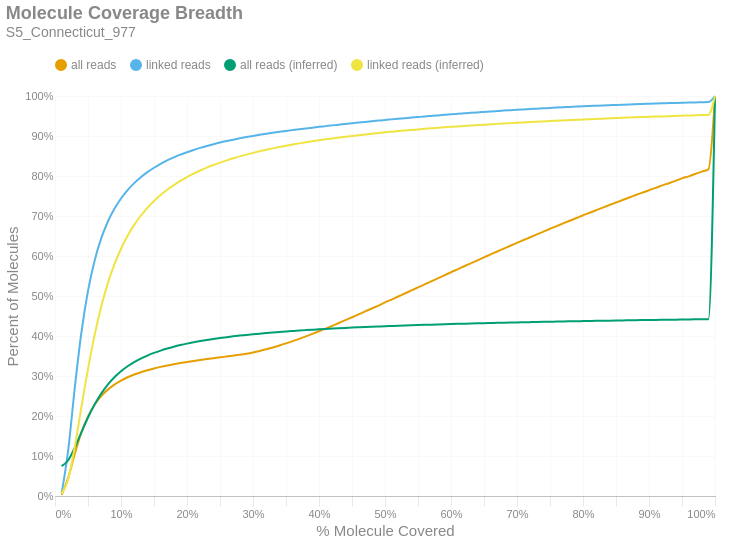

Source (notebook cell):
### Markdown cell above
### Molecule Read Coverage
This chart shows molecule coverage breadth as computed by the number of bases aligned to that molecule. In other words, "*how much of each unique long molecule is actually sequenced/aligned?*" Keep in mind there is a distinction between sequences and alignments, since some sequences belonging to a particular molecule may not align well and wouldn't appear in the alignment data. This chart also shows molecule coverage breadth as computed by the *inferred fragment* from which the aligned sequences originate. Unlike read coverage, this calculation takes into account the total insert size, including unsequenced gaps between the forward and reverse reads. Like the previous figures, these are cumulative percents.

### Code cell
if SKIPLR:
    print_html(f"Skipped")
else:
    binned_df = consolidated_hist(valids['coverage_bp'], mask, 0.01, True)
    binned_df_inf = consolidated_hist(valids['coverage_inserts'], mask, 0.01, True)
    binned_df = binned_df.with_columns(pl.lit(binned_df_inf['all reads (cumsum)']).alias('all reads (inferred)'))
    binned_df = binned_df.with_columns(pl.lit(binned_df_inf['linked reads (cumsum)']).alias('linked reads (inferred)'))
    binned_df = binned_df.with_columns(
        (pl.col('bin').cast(pl.Float64) + 0.01).alias('right_edge')
    )

    with SafeRender(binned_df):
        (
            density_plot(binned_df, 'Molecule Coverage Breadth', samplename, 'molcov', ['all reads (inferred)','linked reads (inferred)'])
            .encode(
                #x=alt.X('bin:Q', title="% Molecule Covered").axis(format = '%').scale(padding=0),
                x=alt.X('right_edge:Q', title="% Molecule Covered").axis(format='%').scale(padding=0),
                y=alt.Y('value:Q', title='Percent of Molecules')
                    .axis(format='%')
                    .stack(False)
                    .scale(domainMin=0, padding=0),
                color=alt.Color("key:N").scale(domain = ["all reads", "linked reads", "all reads (inferred)", "linked reads (inferred)"]),
                tooltip = [
                    alt.Tooltip("key:N", title = "Data Type"),
                    alt.Tooltip("range_label:N", title="% Molecule Covered"),
                    alt.Tooltip("value:Q", format = ".2%", title="% Molecules")
                ]
            )
        ).display()

### Figure 1 — Vega-Lite specification as saved in the notebook (floating-point values rounded to 4 significant figures)
{"width": "container", "height": 400, "config": {"title": {"anchor": "start", "dy": -15, "fontSize": 18, "color": "#888888", "subtitleColor": "#888888", "subtitleFontSize": 14}, "arc": {"fill": "#0072B2"}, "axis": {"domainColor": "#888888", "domainWidth": 0.5, "gridWidth": 0.2, "grid": false, "titleFontWeight": 400, "titleFontSize": 15, "labelFontSize": 11, "labelColor": "#888888", "tickColor": "#888888", "tickWidth": 0.2, "titleColor": "#888888"}, "axisBand": {"grid": false}, "axisX": {"grid": true, "tickSize": 10, "domainCap": "round"}, "axisY": {"domain": false, "grid": true, "tickSize": 0, "domainCap": "round"}, "background": "transparent", "header": {"labelFontSize": 15, "labelColor": "#888888", "titleFontSize": 15, "titleFontWeight": 600, "titleColor": "#888888"}, "legend": {"labelFont": "sans-serif", "labelFontSize": 12, "labelColor": "#888888", "symbolSize": 100, "symbolType": "circle", "titleFontSize": 12, "titlePadding": 10, "titleColor": "#888888", "title": null, "orient": "top"}, "range": {"category": ["#E69F00", "#56B4E9", "#009E73", "#F0E442", "#0072B2", "#D55E00", "#CC79A7", "#000000"], "diverging": ["#cfe8f3", "#a2d4ec", "#73bfe2", "#46abdb", "#1696d2", "#12719e"]}, "area": {"fill": "#0072B2", "fillOpacity": 0.7, "line": true, "strokeOpacity": 0.7}, "line": {"color": "#0072B2", "stroke": "#0072B2", "strokeWidth": 2}, "trail": {"color": "#0072B2", "stroke": "#0072B2", "strokeWidth": 0, "size": 1}, "point": {"filled": true, "fillOpacity": 1.0, "size": 95}, "text": {"color": "#888888", "fontSize": 11, "align": "right", "fontWeight": 400, "size": 11}, "bar": {"fill": "#0072B2", "stroke": null}, "view": {"stroke": null, "continuousWidth": 660, "continuousHeight": 400}}, "data": {"name": "data-5c3286edf8842f0758d746c65cb19fe8"}, "mark": {"type": "line", "interpolate": "monotone", "point": {"opacity": 0, "size": 275}}, "encoding": {"color": {"field": "key", "scale": {"domain": ["all reads", "linked reads", "all reads (inferred)", "linked reads (inferred)"]}, "type": "nominal"}, "tooltip": [{"field": "key", "title": "Data Type", "type": "nominal"}, {"field": "range_label", "title": "% Molecule Covered", "type": "nominal"}, {"field": "value", "format": ".2%", "title": "% Molecules", "type": "quantitative"}], "x": {"axis": {"format": "%"}, "field": "right_edge", "scale": {"padding": 0}, "title": "% Molecule Covered", "type": "quantitative"}, "y": {"axis": {"format": "%"}, "field": "value", "scale": {"domainMin": 0, "padding": 0}, "stack": false, "title": "Percent of Molecules", "type": "quantitative"}}, "params": [{"name": "param_c36ac31b6afebe62", "select": {"type": "point", "fields": ["key"]}, "bind": "legend"}], "title": {"text": "Molecule Coverage Breadth", "subtitle": "S5_Connecticut_977"}, "transform": [{"fold": ["all reads (cumsum)", "linked reads (cumsum)", "all reads (inferred)", "linked reads (inferred)"]}, {"calculate": "replace(datum.key, ' (cumsum)', '')", "as": "key"}, {"filter": {"param": "param_c36ac31b6afebe62"}}], "usermeta": {"embedOptions": {"downloadFileName": "S5_Connecticut_977.molcov"}}, "$schema": "https://vega.github.io/schema/vega-lite/v6.1.0.json", "datasets": {"data-5c3286edf8842f0758d746c65cb19fe8": [{"bin": "0.0", "interval": "0.0-0.01", "all reads": 0.002869, "linked reads": 0.006483, "all reads (cumsum)": 0.002869, "linked reads (cumsum)": 0.006483, "range_label": "0.0-0.01", "all reads (inferred)": 0.07479, "linked reads (inferred)": 0.005845, "right_edge": 0.01}, {"bin": "0.01", "interval": "0.01-0.02", "all reads": 0.0424, "linked reads": 0.1081, "all reads (cumsum)": 0.04527, "linked reads (cumsum)": 0.1146, "range_label": "0.01-0.02", "all reads (inferred)": 0.08934, "linked reads (inferred)": 0.04156, "right_edge": 0.02}, {"bin": "0.02", "interval": "0.02-0.03", "all reads": 0.06051, "linked reads": 0.1565, "all reads (cumsum)": 0.1058, "linked reads (cumsum)": 0.2711, "range_label": "0.02-0.03", "all reads (inferred)": 0.1211, "linked reads (inferred)": 0.123, "right_edge": 0.03}, {"bin": "0.03", "interval": "0.03-0.04", "all reads": 0.05312, "linked reads": 0.1377, "all reads (cumsum)": 0.1589, "linked reads (cumsum)": 0.4088, "range_label": "0.03-0.04", "all reads (inferred)": 0.1592, "linked reads (inferred)": 0.2217, "right_edge": 0.04}, {"bin": "0.04", "interval": "0.04-0.05", "all reads": 0.04014, "linked reads": 0.104, "all reads (cumsum)": 0.199, "linked reads (cumsum)": 0.5128, "range_label": "0.04-0.05", "all reads (inferred)": 0.1962, "linked reads (inferred)": 0.3177, "right_edge": 0.05}, {"bin": "0.05", "interval": "0.05-0.06", "all reads": 0.02923, "linked reads": 0.07561, "all reads (cumsum)": 0.2283, "linked reads (cumsum)": 0.5884, "range_label": "0.05-0.06", "all reads (inferred)": 0.2287, "linked reads (inferred)": 0.4023, "right_edge": 0.06}, {"bin": "0.06", "interval": "0.06-0.07", "all reads": 0.02155, "linked reads": 0.05567, "all reads (cumsum)": 0.2498, "linked reads (cumsum)": 0.6441, "range_label": "0.06-0.07", "all reads (inferred)": 0.256, "linked reads (inferred)": 0.4732, "right_edge": 0.07}, {"bin": "0.07", "interval": "0.07-0.08", "all reads": 0.01613, "linked reads": 0.04161, "all reads (cumsum)": 0.2659, "linked reads (cumsum)": 0.6857, "range_label": "0.07-0.08", "all reads (inferred)": 0.2784, "linked reads (inferred)": 0.5315, "right_edge": 0.08}, {"bin": "0.08", "interval": "0.08-0.09", "all reads": 0.01257, "linked reads": 0.03231, "all reads (cumsum)": 0.2785, "linked reads (cumsum)": 0.718, "range_label": "0.08-0.09", "all reads (inferred)": 0.2967, "linked reads (inferred)": 0.579, "right_edge": 0.09}, {"bin": "0.09", "interval": "0.09-0.1", "all reads": 0.01005, "linked reads": 0.02574, "all reads (cumsum)": 0.2886, "linked reads (cumsum)": 0.7437, "range_label": "0.09-0.1", "all reads (inferred)": 0.3118, "linked reads (inferred)": 0.6182, "right_edge": 0.1}, {"bin": "0.1", "interval": "0.1-0.11", "all reads": 0.008232, "linked reads": 0.02103, "all reads (cumsum)": 0.2968, "linked reads (cumsum)": 0.7648, "range_label": "0.1-0.11", "all reads (inferred)": 0.3243, "linked reads (inferred)": 0.6506, "right_edge": 0.11}, {"bin": "0.11", "interval": "0.11-0.12", "all reads": 0.006856, "linked reads": 0.01744, "all reads (cumsum)": 0.3037, "linked reads (cumsum)": 0.7822, "range_label": "0.11-0.12", "all reads (inferred)": 0.3347, "linked reads (inferred)": 0.6777, "right_edge": 0.12}, {"bin": "0.12", "interval": "0.12-0.13", "all reads": 0.005824, "linked reads": 0.0148, "all reads (cumsum)": 0.3095, "linked reads (cumsum)": 0.797, "range_label": "0.12-0.13", "all reads (inferred)": 0.3435, "linked reads (inferred)": 0.7006, "right_edge": 0.13}, {"bin": "0.13", "interval": "0.13-0.14", "all reads": 0.00501, "linked reads": 0.01266, "all reads (cumsum)": 0.3145, "linked reads (cumsum)": 0.8097, "range_label": "0.13-0.14", "all reads (inferred)": 0.3511, "linked reads (inferred)": 0.7203, "right_edge": 0.14}, {"bin": "0.14", "interval": "0.14-0.15", "all reads": 0.004369, "linked reads": 0.01098, "all reads (cumsum)": 0.3189, "linked reads (cumsum)": 0.8206, "range_label": "0.14-0.15", "all reads (inferred)": 0.3577, "linked reads (inferred)": 0.7373, "right_edge": 0.15}, {"bin": "0.15", "interval": "0.15-0.16", "all reads": 0.003903, "linked reads": 0.009726, "all reads (cumsum)": 0.3228, "linked reads (cumsum)": 0.8304, "range_label": "0.15-0.16", "all reads (inferred)": 0.3635, "linked reads (inferred)": 0.7523, "right_edge": 0.16}, {"bin": "0.16", "interval": "0.16-0.17", "all reads": 0.00347, "linked reads": 0.008528, "all reads (cumsum)": 0.3262, "linked reads (cumsum)": 0.8389, "range_label": "0.16-0.17", "all reads (inferred)": 0.3686, "linked reads (inferred)": 0.7655, "right_edge": 0.17}, {"bin": "0.17", "interval": "0.17-0.18", "all reads": 0.003137, "linked reads": 0.007561, "all reads (cumsum)": 0.3294, "linked reads (cumsum)": 0.8464, "range_label": "0.17-0.18", "all reads (inferred)": 0.3732, "linked reads (inferred)": 0.7773, "right_edge": 0.18}, {"bin": "0.18", "interval": "0.18-0.19", "all reads": 0.0029, "linked reads": 0.00685, "all reads (cumsum)": 0.3323, "linked reads (cumsum)": 0.8533, "range_label": "0.18-0.19", "all reads (inferred)": 0.3773, "linked reads (inferred)": 0.7879, "right_edge": 0.19}, {"bin": "0.19", "interval": "0.19-0.2", "all reads": 0.002706, "linked reads": 0.006196, "all reads (cumsum)": 0.335, "linked reads (cumsum)": 0.8595, "range_label": "0.19-0.2", "all reads (inferred)": 0.3809, "linked reads (inferred)": 0.7974, "right_edge": 0.2}, {"bin": "0.2", "interval": "0.2-0.21", "all reads": 0.002536, "linked reads": 0.005641, "all reads (cumsum)": 0.3375, "linked reads (cumsum)": 0.8651, "range_label": "0.2-0.21", "all reads (inferred)": 0.3842, "linked reads (inferred)": 0.8059, "right_edge": 0.21}, {"bin": "0.21", "interval": "0.21-0.22", "all reads": 0.00241, "linked reads": 0.00521, "all reads (cumsum)": 0.3399, "linked reads (cumsum)": 0.8703, "range_label": "0.21-0.22", "all reads (inferred)": 0.3873, "linked reads (inferred)": 0.8138, "right_edge": 0.22}, {"bin": "0.22", "interval": "0.22-0.23", "all reads": 0.002314, "linked reads": 0.004788, "all reads (cumsum)": 0.3422, "linked reads (cumsum)": 0.8751, "range_label": "0.22-0.23", "all reads (inferred)": 0.39, "linked reads (inferred)": 0.8209, "right_edge": 0.23}, {"bin": "0.23", "interval": "0.23-0.24", "all reads": 0.002234, "linked reads": 0.004405, "all reads (cumsum)": 0.3445, "linked reads (cumsum)": 0.8795, "range_label": "0.23-0.24", "all reads (inferred)": 0.3926, "linked reads (inferred)": 0.8274, "right_edge": 0.24}, {"bin": "0.24", "interval": "0.24-0.25", "all reads": 0.002181, "linked reads": 0.00412, "all reads (cumsum)": 0.3466, "linked reads (cumsum)": 0.8836, "range_label": "0.24-0.25", "all reads (inferred)": 0.3949, "linked reads (inferred)": 0.8335, "right_edge": 0.25}, {"bin": "0.25", "interval": "0.25-0.26", "all reads": 0.002086, "linked reads": 0.003723, "all reads (cumsum)": 0.3487, "linked reads (cumsum)": 0.8874, "range_label": "0.25-0.26", "all reads (inferred)": 0.3971, "linked reads (inferred)": 0.839, "right_edge": 0.26}, {"bin": "0.26", "interval": "0.26-0.27", "all reads": 0.002128, "linked reads": 0.00351, "all reads (cumsum)": 0.3509, "linked reads (cumsum)": 0.8909, "range_label": "0.26-0.27", "all reads (inferred)": 0.3991, "linked reads (inferred)": 0.8442, "right_edge": 0.27}, {"bin": "0.27", "interval": "0.27-0.28", "all reads": 0.002286, "linked reads": 0.003296, "all reads (cumsum)": 0.3531, "linked reads (cumsum)": 0.8942, "range_label": "0.27-0.28", "all reads (inferred)": 0.401, "linked reads (inferred)": 0.849, "right_edge": 0.28}, {"bin": "0.28", "interval": "0.28-0.29", "all reads": 0.002673, "linked reads": 0.003118, "all reads (cumsum)": 0.3558, "linked reads (cumsum)": 0.8973, "range_label": "0.28-0.29", "all reads (inferred)": 0.4027, "linked reads (inferred)": 0.8535, "right_edge": 0.29}, {"bin": "0.29", "interval": "0.29-0.3", "all reads": 0.00317, "linked reads": 0.002936, "all reads (cumsum)": 0.359, "linked reads (cumsum)": 0.9002, "range_label": "0.29-0.3", "all reads (inferred)": 0.4044, "linked reads (inferred)": 0.8578, "right_edge": 0.3}, {"bin": "0.3", "interval": "0.3-0.31", "all reads": 0.003674, "linked reads": 0.002758, "all reads (cumsum)": 0.3627, "linked reads (cumsum)": 0.903, "range_label": "0.3-0.31", "all reads (inferred)": 0.4059, "linked reads (inferred)": 0.8618, "right_edge": 0.31}, {"bin": "0.31", "interval": "0.31-0.32", "all reads": 0.004116, "linked reads": 0.002618, "all reads (cumsum)": 0.3668, "linked reads (cumsum)": 0.9056, "range_label": "0.31-0.32", "all reads (inferred)": 0.4074, "linked reads (inferred)": 0.8655, "right_edge": 0.32}, {"bin": "0.32", "interval": "0.32-0.33", "all reads": 0.004578, "linked reads": 0.002491, "all reads (cumsum)": 0.3714, "linked reads (cumsum)": 0.9081, "range_label": "0.32-0.33", "all reads (inferred)": 0.4088, "linked reads (inferred)": 0.8691, "right_edge": 0.33}, {"bin": "0.33", "interval": "0.33-0.34", "all reads": 0.00487, "linked reads": 0.002334, "all reads (cumsum)": 0.3762, "linked reads (cumsum)": 0.9104, "range_label": "0.33-0.34", "all reads (inferred)": 0.4101, "linked reads (inferred)": 0.8725, "right_edge": 0.34}, {"bin": "0.34", "interval": "0.34-0.35", "all reads": 0.005248, "linked reads": 0.002318, "all reads (cumsum)": 0.3815, "linked reads (cumsum)": 0.9128, "range_label": "0.34-0.35", "all reads (inferred)": 0.4113, "linked reads (inferred)": 0.8757, "right_edge": 0.35}, {"bin": "0.35", "interval": "0.35-0.36", "all reads": 0.005588, "linked reads": 0.002137, "all reads (cumsum)": 0.3871, "linked reads (cumsum)": 0.9149, "range_label": "0.35-0.36", "all reads (inferred)": 0.4125, "linked reads (inferred)": 0.8786, "right_edge": 0.36}, {"bin": "0.36", "interval": "0.36-0.37", "all reads": 0.005864, "linked reads": 0.00206, "all reads (cumsum)": 0.3929, "linked reads (cumsum)": 0.9169, "range_label": "0.36-0.37", "all reads (inferred)": 0.4136, "linked reads (inferred)": 0.8816, "right_edge": 0.37}, {"bin": "0.37", "interval": "0.37-0.38", "all reads": 0.006138, "linked reads": 0.001993, "all reads (cumsum)": 0.3991, "linked reads (cumsum)": 0.9189, "range_label": "0.37-0.38", "all reads (inferred)": 0.4147, "linked reads (inferred)": 0.8842, "right_edge": 0.38}, {"bin": "0.38", "interval": "0.38-0.39", "all reads": 0.0063, "linked reads": 0.001955, "all reads (cumsum)": 0.4054, "linked reads (cumsum)": 0.9209, "range_label": "0.38-0.39", "all reads (inferred)": 0.4157, "linked reads (inferred)": 0.8868, "right_edge": 0.39}, {"bin": "0.39", "interval": "0.39-0.4", "all reads": 0.006633, "linked reads": 0.001934, "all reads (cumsum)": 0.412, "linked reads (cumsum)": 0.9228, "range_label": "0.39-0.4", "all reads (inferred)": 0.4167, "linked reads (inferred)": 0.8894, "right_edge": 0.4}, {"bin": "0.4", "interval": "0.4-0.41", "all reads": 0.00658, "linked reads": 0.001858, "all reads (cumsum)": 0.4186, "linked reads (cumsum)": 0.9247, "range_label": "0.4-0.41", "all reads (inferred)": 0.4176, "linked reads (inferred)": 0.8917, "right_edge": 0.41}, {"bin": "0.41", "interval": "0.41-0.42", "all reads": 0.006843, "linked reads": 0.00186, "all reads (cumsum)": 0.4254, "linked reads (cumsum)": 0.9265, "range_label": "0.41-0.42", "all reads (inferred)": 0.4185, "linked reads (inferred)": 0.894, "right_edge": 0.42}, {"bin": "0.42", "interval": "0.42-0.43", "all reads": 0.007082, "linked reads": 0.001814, "all reads (cumsum)": 0.4325, "linked reads (cumsum)": 0.9284, "range_label": "0.42-0.43", "all reads (inferred)": 0.4193, "linked reads (inferred)": 0.8961, "right_edge": 0.43}, {"bin": "0.43", "interval": "0.43-0.44", "all reads": 0.007049, "linked reads": 0.001754, "all reads (cumsum)": 0.4396, "linked reads (cumsum)": 0.9301, "range_label": "0.43-0.44", "all reads (inferred)": 0.4202, "linked reads (inferred)": 0.8982, "right_edge": 0.44}, {"bin": "0.44", "interval": "0.44-0.45", "all reads": 0.00724, "linked reads": 0.001742, "all reads (cumsum)": 0.4468, "linked reads (cumsum)": 0.9319, "range_label": "0.44-0.45", "all reads (inferred)": 0.4209, "linked reads (inferred)": 0.9002, "right_edge": 0.45}, {"bin": "0.45", "interval": "0.45-0.46", "all reads": 0.00729, "linked reads": 0.001668, "all reads (cumsum)": 0.4541, "linked reads (cumsum)": 0.9335, "range_label": "0.45-0.46", "all reads (inferred)": 0.4217, "linked reads (inferred)": 0.9021, "right_edge": 0.46}, {"bin": "0.46", "interval": "0.46-0.47", "all reads": 0.00727, "linked reads": 0.001673, "all reads (cumsum)": 0.4614, "linked reads (cumsum)": 0.9352, "range_label": "0.46-0.47", "all reads (inferred)": 0.4224, "linked reads (inferred)": 0.904, "right_edge": 0.47}, {"bin": "0.47", "interval": "0.47-0.48", "all reads": 0.007481, "linked reads": 0.001638, "all reads (cumsum)": 0.4688, "linked reads (cumsum)": 0.9368, "range_label": "0.47-0.48", "all reads (inferred)": 0.4231, "linked reads (inferred)": 0.9057, "right_edge": 0.48}, {"bin": "0.48", "interval": "0.48-0.49", "all reads": 0.007204, "linked reads": 0.001622, "all reads (cumsum)": 0.476, "linked reads (cumsum)": 0.9385, "range_label": "0.48-0.49", "all reads (inferred)": 0.4238, "linked reads (inferred)": 0.9074, "right_edge": 0.49}, {"bin": "0.49", "interval": "0.49-0.5", "all reads": 0.008064, "linked reads": 0.001627, "all reads (cumsum)": 0.4841, "linked reads (cumsum)": 0.9401, "range_label": "0.49-0.5", "all reads (inferred)": 0.4244, "linked reads (inferred)": 0.9091, "right_edge": 0.5}, {"bin": "0.5", "interval": "0.5-0.51", "all reads": 0.006894, "linked reads": 0.001474, "all reads (cumsum)": 0.491, "linked reads (cumsum)": 0.9416, "range_label": "0.5-0.51", "all reads (inferred)": 0.4251, "linked reads (inferred)": 0.9107, "right_edge": 0.51}, {"bin": "0.51", "interval": "0.51-0.52", "all reads": 0.007799, "linked reads": 0.001524, "all reads (cumsum)": 0.4988, "linked reads (cumsum)": 0.9431, "range_label": "0.51-0.52", "all reads (inferred)": 0.4257, "linked reads (inferred)": 0.9122, "right_edge": 0.52}, {"bin": "0.52", "interval": "0.52-0.53", "all reads": 0.007504, "linked reads": 0.001466, "all reads (cumsum)": 0.5063, "linked reads (cumsum)": 0.9446, "range_label": "0.52-0.53", "all reads (inferred)": 0.4262, "linked reads (inferred)": 0.9137, "right_edge": 0.53}, {"bin": "0.53", "interval": "0.53-0.54", "all reads": 0.007636, "linked reads": 0.001433, "all reads (cumsum)": 0.5139, "linked reads (cumsum)": 0.946, "range_label": "0.53-0.54", "all reads (inferred)": 0.4268, "linked reads (inferred)": 0.9151, "right_edge": 0.54}, {"bin": "0.54", "interval": "0.54-0.55", "all reads": 0.00749, "linked reads": 0.001427, "all reads (cumsum)": 0.5214, "linked reads (cumsum)": 0.9474, "range_label": "0.54-0.55", "all reads (inferred)": 0.4274, "linked reads (inferred)": 0.9165, "right_edge": 0.55}, {"bin": "0.55", "interval": "0.55-0.56", "all reads": 0.007669, "linked reads": 0.001421, "all reads (cumsum)": 0.5291, "linked reads (cumsum)": 0.9488, "range_label": "0.55-0.56", "all reads (inferred)": 0.4279, "linked reads (inferred)": 0.9178, "right_edge": 0.56}, {"bin": "0.56", "interval": "0.56-0.57", "all reads": 0.007636, "linked reads": 0.001363, "all reads (cumsum)": 0.5367, "linked reads (cumsum)": 0.9502, "range_label": "0.56-0.57", "all reads (inferred)": 0.4284, "linked reads (inferred)": 0.9191, "right_edge": 0.57}, {"bin": "0.57", "interval": "0.57-0.58", "all reads": 0.007477, "linked reads": 0.001356, "all reads (cumsum)": 0.5442, "linked reads (cumsum)": 0.9516, "range_label": "0.57-0.58", "all reads (inferred)": 0.4289, "linked reads (inferred)": 0.9204, "right_edge": 0.58}, {"bin": "0.58", "interval": "0.58-0.59", "all reads": 0.007535, "linked reads": 0.001338, "all reads (cumsum)": 0.5517, "linked reads (cumsum)": 0.9529, "range_label": "0.58-0.59", "all reads (inferred)": 0.4294, "linked reads (inferred)": 0.9216, "right_edge": 0.59}, {"bin": "0.59", "interval": "0.59-0.6", "all reads": 0.007667, "linked reads": 0.001323, "all reads (cumsum)": 0.5594, "linked reads (cumsum)": 0.9542, "range_label": "0.59-0.6", "all reads (inferred)": 0.4299, "linked reads (inferred)": 0.9228, "right_edge": 0.6}, {"bin": "0.6", "interval": "0.6-0.61", "all reads": 0.007278, "linked reads": 0.001232, "all reads (cumsum)": 0.5667, "linked reads (cumsum)": 0.9554, "range_label": "0.6-0.61", "all reads (inferred)": 0.4303, "linked reads (inferred)": 0.924, "right_edge": 0.61}, {"bin": "0.61", "interval": "0.61-0.62", "all reads": 0.007625, "linked reads": 0.001211, "all reads (cumsum)": 0.5743, "linked reads (cumsum)": 0.9567, "range_label": "0.61-0.62", "all reads (inferred)": 0.4308, "linked reads (inferred)": 0.9251, "right_edge": 0.62}, {"bin": "0.62", "interval": "0.62-0.63", "all reads": 0.007402, "linked reads": 0.001207, "all reads (cumsum)": 0.5817, "linked reads (cumsum)": 0.9579, "range_label": "0.62-0.63", "all reads (inferred)": 0.4312, "linked reads (inferred)": 0.9262, "right_edge": 0.63}, {"bin": "0.63", "interval": "0.63-0.64", "all reads": 0.007438, "linked reads": 0.001172, "all reads (cumsum)": 0.5892, "linked reads (cumsum)": 0.959, "range_label": "0.63-0.64", "all reads (inferred)": 0.4316, "linked reads (inferred)": 0.9273, "right_edge": 0.64}, {"bin": "0.64", "interval": "0.64-0.65", "all reads": 0.007324, "linked reads": 0.001133, "all reads (cumsum)": 0.5965, "linked reads (cumsum)": 0.9602, "range_label": "0.64-0.65", "all reads (inferred)": 0.4321, "linked reads (inferred)": 0.9283, "right_edge": 0.65}, {"bin": "0.65", "interval": "0.65-0.66", "all reads": 0.00763, "linked reads": 0.001141, "all reads (cumsum)": 0.6041, "linked reads (cumsum)": 0.9613, "range_label": "0.65-0.66", "all reads (inferred)": 0.4325, "linked reads (inferred)": 0.9293, "right_edge": 0.66}, {"bin": "0.66", "interval": "0.66-0.67", "all reads": 0.007181, "linked reads": 0.001075, "all reads (cumsum)": 0.6113, "linked reads (cumsum)": 0.9624, "range_label": "0.66-0.67", "all reads (inferred)": 0.4329, "linked reads (inferred)": 0.9303, "right_edge": 0.67}, {"bin": "0.67", "interval": "0.67-0.68", "all reads": 0.00729, "linked reads": 0.001066, "all reads (cumsum)": 0.6186, "linked reads (cumsum)": 0.9634, "range_label": "0.67-0.68", "all reads (inferred)": 0.4332, "linked reads (inferred)": 0.9313, "right_edge": 0.68}, {"bin": "0.68", "interval": "0.68-0.69", "all reads": 0.007097, "linked reads": 0.00102, "all reads (cumsum)": 0.6257, "linked reads (cumsum)": 0.9645, "range_label": "0.68-0.69", "all reads (inferred)": 0.4336, "linked reads (inferred)": 0.9322, "right_edge": 0.69}, {"bin": "0.69", "interval": "0.69-0.7", "all reads": 0.007252, "linked reads": 0.001035, "all reads (cumsum)": 0.6329, "linked reads (cumsum)": 0.9655, "range_label": "0.69-0.7", "all reads (inferred)": 0.434, "linked reads (inferred)": 0.9331, "right_edge": 0.7}, {"bin": "0.7", "interval": "0.7-0.71", "all reads": 0.007021, "linked reads": 0.000975, "all reads (cumsum)": 0.6399, "linked reads (cumsum)": 0.9665, "range_label": "0.7-0.71", "all reads (inferred)": 0.4343, "linked reads (inferred)": 0.934, "right_edge": 0.71}, {"bin": "0.71", "interval": "0.71-0.72", "all reads": 0.006997, "linked reads": 0.0009827, "all reads (cumsum)": 0.6469, "linked reads (cumsum)": 0.9675, "range_label": "0.71-0.72", "all reads (inferred)": 0.4347, "linked reads (inferred)": 0.9349, "right_edge": 0.72}, {"bin": "0.72", "interval": "0.72-0.73", "all reads": 0.007058, "linked reads": 0.0009065, "all reads (cumsum)": 0.654, "linked reads (cumsum)": 0.9684, "range_label": "0.72-0.73", "all reads (inferred)": 0.435, "linked reads (inferred)": 0.9357, "right_edge": 0.73}, {"bin": "0.73", "interval": "0.73-0.74", "all reads": 0.006871, "linked reads": 0.0009184, "all reads (cumsum)": 0.6609, "linked reads (cumsum)": 0.9693, "range_label": "0.73-0.74", "all reads (inferred)": 0.4354, "linked reads (inferred)": 0.9365, "right_edge": 0.74}, {"bin": "0.74", "interval": "0.74-0.75", "all reads": 0.007216, "linked reads": 0.0009341, "all reads (cumsum)": 0.6681, "linked reads (cumsum)": 0.9702, "range_label": "0.74-0.75", "all reads (inferred)": 0.4357, "linked reads (inferred)": 0.9374, "right_edge": 0.75}, {"bin": "0.75", "interval": "0.75-0.76", "all reads": 0.006666, "linked reads": 0.0008537, "all reads (cumsum)": 0.6748, "linked reads (cumsum)": 0.9711, "range_label": "0.75-0.76", "all reads (inferred)": 0.436, "linked reads (inferred)": 0.9382, "right_edge": 0.76}, {"bin": "0.76", "interval": "0.76-0.77", "all reads": 0.006808, "linked reads": 0.0008168, "all reads (cumsum)": 0.6816, "linked reads (cumsum)": 0.9719, "range_label": "0.76-0.77", "all reads (inferred)": 0.4363, "linked reads (inferred)": 0.9389, "right_edge": 0.77}, {"bin": "0.77", "interval": "0.77-0.78", "all reads": 0.006672, "linked reads": 0.0008001, "all reads (cumsum)": 0.6882, "linked reads (cumsum)": 0.9727, "range_label": "0.77-0.78", "all reads (inferred)": 0.4366, "linked reads (inferred)": 0.9397, "right_edge": 0.78}, {"bin": "0.78", "interval": "0.78-0.79", "all reads": 0.006637, "linked reads": 0.0007964, "all reads (cumsum)": 0.6949, "linked reads (cumsum)": 0.9735, "range_label": "0.78-0.79", "all reads (inferred)": 0.4369, "linked reads (inferred)": 0.9405, "right_edge": 0.79}, {"bin": "0.79", "interval": "0.79-0.8", "all reads": 0.006883, "linked reads": 0.0007899, "all reads (cumsum)": 0.7018, "linked reads (cumsum)": 0.9743, "range_label": "0.79-0.8", "all reads (inferred)": 0.4373, "linked reads (inferred)": 0.9412, "right_edge": 0.8}, {"bin": "0.8", "interval": "0.8-0.81", "all reads": 0.006285, "linked reads": 0.0007132, "all reads (cumsum)": 0.708, "linked reads (cumsum)": 0.975, "range_label": "0.8-0.81", "all reads (inferred)": 0.4376, "linked reads (inferred)": 0.942, "right_edge": 0.81}, {"bin": "0.81", "interval": "0.81-0.82", "all reads": 0.006477, "linked reads": 0.0007259, "all reads (cumsum)": 0.7145, "linked reads (cumsum)": 0.9757, "range_label": "0.81-0.82", "all reads (inferred)": 0.4379, "linked reads (inferred)": 0.9427, "right_edge": 0.82}, {"bin": "0.82", "interval": "0.82-0.83", "all reads": 0.006533, "linked reads": 0.0007197, "all reads (cumsum)": 0.721, "linked reads (cumsum)": 0.9764, "range_label": "0.82-0.83", "all reads (inferred)": 0.4381, "linked reads (inferred)": 0.9434, "right_edge": 0.83}, {"bin": "0.83", "interval": "0.83-0.84", "all reads": 0.006399, "linked reads": 0.0006651, "all reads (cumsum)": 0.7274, "linked reads (cumsum)": 0.9771, "range_label": "0.83-0.84", "all reads (inferred)": 0.4384, "linked reads (inferred)": 0.9441, "right_edge": 0.84}, {"bin": "0.84", "interval": "0.84-0.85", "all reads": 0.006213, "linked reads": 0.0006504, "all reads (cumsum)": 0.7337, "linked reads (cumsum)": 0.9778, "range_label": "0.84-0.85", "all reads (inferred)": 0.4387, "linked reads (inferred)": 0.9448, "right_edge": 0.85}, {"bin": "0.85", "interval": "0.85-0.86", "all reads": 0.006285, "linked reads": 0.0006362, "all reads (cumsum)": 0.7399, "linked reads (cumsum)": 0.9784, "range_label": "0.85-0.86", "all reads (inferred)": 0.439, "linked reads (inferred)": 0.9455, "right_edge": 0.86}, {"bin": "0.86", "interval": "0.86-0.87", "all reads": 0.006194, "linked reads": 0.0006125, "all reads (cumsum)": 0.7461, "linked reads (cumsum)": 0.979, "range_label": "0.86-0.87", "all reads (inferred)": 0.4392, "linked reads (inferred)": 0.9461, "right_edge": 0.87}, {"bin": "0.87", "interval": "0.87-0.88", "all reads": 0.006209, "linked reads": 0.0005702, "all reads (cumsum)": 0.7523, "linked reads (cumsum)": 0.9796, "range_label": "0.87-0.88", "all reads (inferred)": 0.4395, "linked reads (inferred)": 0.9467, "right_edge": 0.88}, {"bin": "0.88", "interval": "0.88-0.89", "all reads": 0.006059, "linked reads": 0.0005714, "all reads (cumsum)": 0.7584, "linked reads (cumsum)": 0.9801, "range_label": "0.88-0.89", "all reads (inferred)": 0.4398, "linked reads (inferred)": 0.9473, "right_edge": 0.89}, {"bin": "0.89", "interval": "0.89-0.9", "all reads": 0.006118, "linked reads": 0.0005393, "all reads (cumsum)": 0.7645, "linked reads (cumsum)": 0.9807, "range_label": "0.89-0.9", "all reads (inferred)": 0.44, "linked reads (inferred)": 0.9479, "right_edge": 0.9}, {"bin": "0.9", "interval": "0.9-0.91", "all reads": 0.005678, "linked reads": 0.0005318, "all reads (cumsum)": 0.7702, "linked reads (cumsum)": 0.9812, "range_label": "0.9-0.91", "all reads (inferred)": 0.4402, "linked reads (inferred)": 0.9485, "right_edge": 0.91}, {"bin": "0.91", "interval": "0.91-0.92", "all reads": 0.006424, "linked reads": 0.0005139, "all reads (cumsum)": 0.7766, "linked reads (cumsum)": 0.9817, "range_label": "0.91-0.92", "all reads (inferred)": 0.4405, "linked reads (inferred)": 0.949, "right_edge": 0.92}, {"bin": "0.92", "interval": "0.92-0.93", "all reads": 0.005365, "linked reads": 0.0004758, "all reads (cumsum)": 0.782, "linked reads (cumsum)": 0.9822, "range_label": "0.92-0.93", "all reads (inferred)": 0.4407, "linked reads (inferred)": 0.9496, "right_edge": 0.93}, {"bin": "0.93", "interval": "0.93-0.94", "all reads": 0.005844, "linked reads": 0.0004872, "all reads (cumsum)": 0.7878, "linked reads (cumsum)": 0.9827, "range_label": "0.93-0.94", "all reads (inferred)": 0.4409, "linked reads (inferred)": 0.9501, "right_edge": 0.94}, {"bin": "0.94", "interval": "0.94-0.95", "all reads": 0.006202, "linked reads": 0.0004691, "all reads (cumsum)": 0.794, "linked reads (cumsum)": 0.9832, "range_label": "0.94-0.95", "all reads (inferred)": 0.4412, "linked reads (inferred)": 0.9506, "right_edge": 0.95}, {"bin": "0.95", "interval": "0.95-0.96", "all reads": 0.005096, "linked reads": 0.0004613, "all reads (cumsum)": 0.7991, "linked reads (cumsum)": 0.9836, "range_label": "0.95-0.96", "all reads (inferred)": 0.4414, "linked reads (inferred)": 0.9512, "right_edge": 0.96}, {"bin": "0.96", "interval": "0.96-0.97", "all reads": 0.005929, "linked reads": 0.0004152, "all reads (cumsum)": 0.8051, "linked reads (cumsum)": 0.984, "range_label": "0.96-0.97", "all reads (inferred)": 0.4416, "linked reads (inferred)": 0.9517, "right_edge": 0.97}, {"bin": "0.97", "interval": "0.97-0.98", "all reads": 0.005931, "linked reads": 0.0003759, "all reads (cumsum)": 0.811, "linked reads (cumsum)": 0.9844, "range_label": "0.97-0.98", "all reads (inferred)": 0.4419, "linked reads (inferred)": 0.9523, "right_edge": 0.98}, {"bin": "0.98", "interval": "0.98-0.99", "all reads": 0.005532, "linked reads": 0.0004115, "all reads (cumsum)": 0.8165, "linked reads (cumsum)": 0.9848, "range_label": "0.98-0.99", "all reads (inferred)": 0.4422, "linked reads (inferred)": 0.9528, "right_edge": 0.99}, {"bin": "0.99", "interval": "0.99-1.0", "all reads": 0.1835, "linked reads": 0.01518, "all reads (cumsum)": 1.0, "linked reads (cumsum)": 1.0, "range_label": "0.99-1.0", "all reads (inferred)": 1.0, "linked reads (inferred)": 1.0, "right_edge": 1.0}]}}
